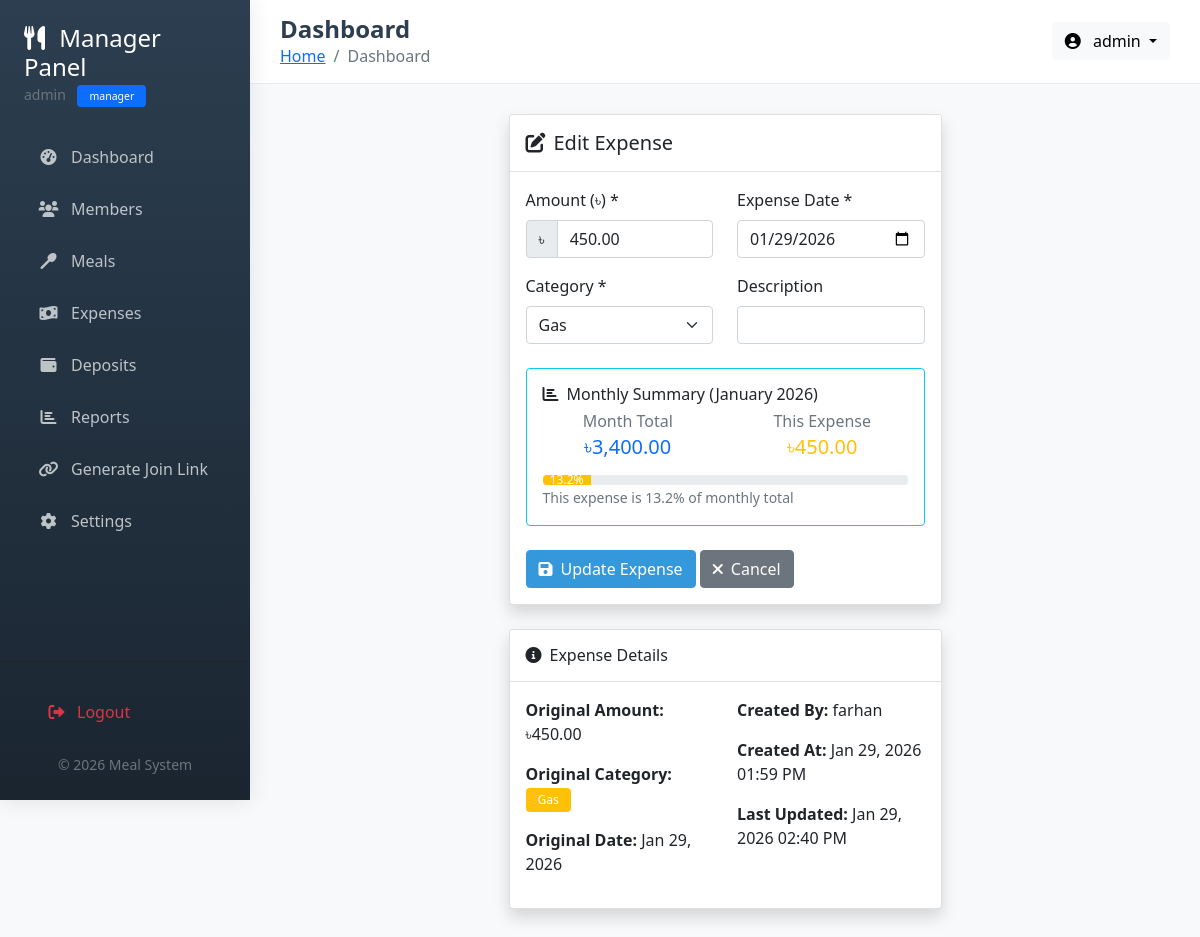
/manager/edit_expense.php?id=18 (signed in), run on the app's committed database.
### tables this page shows
CREATE TABLE `expenses` (
  `expense_id` int(11) NOT NULL,
  `amount` decimal(10,2) NOT NULL,
  `category` enum('Rice','Fish','Meat','Vegetables','Gas','Internet','Utility','Others') NOT NULL DEFAULT 'Others',
  `description` text DEFAULT NULL,
  `expense_date` date NOT NULL,
  `created_by` int(11) NOT NULL,
  `created_at` timestamp NOT NULL DEFAULT current_timestamp(),
  `updated_at` timestamp NOT NULL DEFAULT current_timestamp() ON UPDATE current_timestamp()
);

CREATE TABLE `users` (
  `user_id` int(11) NOT NULL,
  `username` varchar(50) NOT NULL,
  `email` varchar(100) NOT NULL,
  `password` varchar(255) NOT NULL,
  `role` enum('manager','member') NOT NULL DEFAULT 'member',
  `member_id` int(11) DEFAULT NULL,
  `last_login` datetime DEFAULT NULL,
  `created_at` timestamp NOT NULL DEFAULT current_timestamp(),
  `is_active` tinyint(1) DEFAULT 1
);

### config/database.php (called while the page is built, shortened)
<?php
function getConnection() {
    static $conn = null;
    if ($conn === null) {
        $conn = mysqli_connect(DB_HOST, DB_USER, DB_PASS);
        mysqli_set_charset($conn, "utf8mb4");
    }
    return $conn;
}
?>

### includes/functions.php (called while the page is built, shortened)
<?php
require_once __DIR__ . '/../config/database.php';
class Functions {
    public function formatCurrency($amount) {
        return '৳' . number_format($amount, 2);
    }
    public function formatDate($date_string) {
        return date('M d, Y', strtotime($date_string));
    }
}
?>

### manager/edit_expense.php (the view, shortened to what this page needs)
<?php
require_once '../includes/functions.php';
require_once '../includes/header.php';
$functions = new Functions();
$conn = getConnection();
$expense_id = intval($_GET['id']);
$sql = "SELECT e.*, u.username as created_by_name
        FROM expenses e
        LEFT JOIN users u ON e.created_by = u.user_id
        WHERE e.expense_id = ?";
$stmt = mysqli_prepare($conn, $sql);
mysqli_stmt_bind_param($stmt, "i", $expense_id);
mysqli_stmt_execute($stmt);
$result = mysqli_stmt_get_result($stmt);
$expense = mysqli_fetch_assoc($result);
$categories = ['Rice', 'Fish', 'Meat', 'Vegetables', 'Gas', 'Internet', 'Utility', 'Others'];
$month = date('m', strtotime($expense['expense_date']));
$year = date('Y', strtotime($expense['expense_date']));
$month_start = "$year-$month-01";
$month_end = date('Y-m-t', strtotime($month_start));
$month_sql = "SELECT SUM(amount) as month_total FROM expenses WHERE expense_date BETWEEN ? AND ?";
$month_stmt = mysqli_prepare($conn, $month_sql);
mysqli_stmt_bind_param($month_stmt, "ss", $month_start, $month_end);
mysqli_stmt_execute($month_stmt);
$month_result = mysqli_stmt_get_result($month_stmt);
$month_total = mysqli_fetch_assoc($month_result);
?>
<div class="row">
    <div class="col-lg-6 mx-auto">
        <div class="card shadow">
            <div class="card-header bg-white py-3">
                <h5 class="mb-0"><i class="fas fa-edit me-2"></i>Edit Expense</h5>
            </div>
            <div class="card-body">
                <form method="POST" action="">
                    <div class="row mb-3">
                        <div class="col-md-6">
                            <label for="amount" class="form-label">Amount (৳) *</label>
                            <div class="input-group">
                                <span class="input-group-text">৳</span>
                                <input type="number" class="form-control" id="amount" name="amount"
                                       step="0.01" min="0.01" value="<?php echo $expense['amount']; ?>" required>
                            </div>
                        </div>
                        <div class="col-md-6">
                            <label for="expense_date" class="form-label">Expense Date *</label>
                            <input type="date" class="form-control" id="expense_date" name="expense_date"
                                   value="<?php echo $expense['expense_date']; ?>" required>
                        </div>
                    </div>
                    <div class="row mb-4">
                        <div class="col-md-6">
                            <label for="category" class="form-label">Category *</label>
                            <select class="form-select" id="category" name="category" required>
                                <?php foreach ($categories as $cat): ?>
                                <option value="<?php echo $cat; ?>"
                                        <?php echo $expense['category'] == $cat ? 'selected' : ''; ?>>
                                    <?php echo $cat; ?>
                                </option>
                                <?php endforeach; ?>
                            </select>
                        </div>
                        <div class="col-md-6">
                            <label for="description" class="form-label">Description</label>
                            <input type="text" class="form-control" id="description" name="description"
                                   value="<?php echo htmlspecialchars($expense['description']); ?>">
                        </div>
                    </div>
                    <div class="card border-info mb-4">
                        <div class="card-body">
                            <h6><i class="fas fa-chart-bar me-2"></i>Monthly Summary (<?php echo date('F Y', strtotime($expense['expense_date'])); ?>)</h6>
                            <div class="row">
                                <div class="col-6">
                                    <div class="text-center">
                                        <h6 class="text-muted mb-1">Month Total</h6>
                                        <h5 class="text-primary"><?php echo $functions->formatCurrency($month_total['month_total'] ?: 0); ?></h5>
                                    </div>
                                </div>
                                <div class="col-6">
                                    <div class="text-center">
                                        <h6 class="text-muted mb-1">This Expense</h6>
                                        <h5 class="text-warning"><?php echo $functions->formatCurrency($expense['amount']); ?></h5>
                                    </div>
                                </div>
                            </div>
                            <?php if ($month_total['month_total'] > 0): ?>
                            <div class="mt-2">
                                <div class="progress" style="height: 10px;">
                                    <?php
                                    $percentage = ($expense['amount'] / $month_total['month_total']) * 100;
                                    ?>
                                    <div class="progress-bar bg-warning" role="progressbar"
                                         style="width: <?php echo $percentage; ?>%;"
                                         aria-valuenow="<?php echo $percentage; ?>"
                                         aria-valuemin="0" aria-valuemax="100">
                                        <?php echo number_format($percentage, 1); ?>%
                                    </div>
                                </div>
                                <small class="text-muted">This expense is <?php echo number_format($percentage, 1); ?>% of monthly total</small>
                            </div>
                            <?php endif; ?>
                        </div>
                    </div>
                    <div class="mt-4">
                        <button type="submit" class="btn btn-primary">
                            <i class="fas fa-save me-2"></i>Update Expense
                        </button>
                        <a href="expenses.php" class="btn btn-secondary">
                            <i class="fas fa-times me-2"></i>Cancel
                        </a>
                    </div>
                </form>
            </div>
        </div>
        <div class="card shadow mt-4">
            <div class="card-header bg-white py-3">
                <h6 class="mb-0"><i class="fas fa-info-circle me-2"></i>Expense Details</h6>
            </div>
            <div class="card-body">
                <div class="row">
                    <div class="col-md-6">
                        <p><strong>Original Amount:</strong> <?php echo $functions->formatCurrency($expense['amount']); ?></p>
                        <p><strong>Original Category:</strong>
                            <span class="badge bg-<?php echo getCategoryColor($expense['category']); ?>">
                                <?php echo $expense['category']; ?>
                            </span>
                        </p>
                        <p><strong>Original Date:</strong> <?php echo $functions->formatDate($expense['expense_date']); ?></p>
                    </div>
                    <div class="col-md-6">
                        <p><strong>Created By:</strong> <?php echo $expense['created_by_name'] ?: 'System'; ?></p>
                        <p><strong>Created At:</strong> <?php echo date('M d, Y h:i A', strtotime($expense['created_at'])); ?></p>
                        <?php if ($expense['created_at'] != $expense['updated_at']): ?>
                        <p><strong>Last Updated:</strong> <?php echo date('M d, Y h:i A', strtotime($expense['updated_at'])); ?></p>
                        <?php endif; ?>
                    </div>
                </div>
            </div>
        </div>
    </div>
</div>
<?php
function getCategoryColor($category) {
    $colors = [
        'Rice' => 'primary',
        'Fish' => 'info',
        'Meat' => 'danger',
        'Vegetables' => 'success',
        'Gas' => 'warning',
        'Internet' => 'secondary',
        'Utility' => 'dark',
        'Others' => 'light'
    ];
    return $colors[$category] ?? 'light';
}
?>
<?php
require_once '../includes/footer.php';
?>

### includes/header.php (style rules this page uses)
:root { --primary-color: #2c3e50; --secondary-color: #3498db; --success-color: #27ae60; --warning-color: #f39c12; --danger-color: #e74c3c; }
body { font-family: 'Segoe UI', Tahoma, Geneva, Verdana, sans-serif; background-color: #f8f9fa; min-height: 100vh; }
.btn-primary { background-color: var(--secondary-color); border-color: var(--secondary-color); }
.badge { padding: 6px 12px; font-weight: 500; }

### data on the page
expenses: amount "450.00", expense_date "01/29/2026", category "Gas", expense_date "January 2026", amount "৳450.00", expense_date "Jan 29, 2026", created_by.username "farhan", created_at "Jan 29, 2026 01:59 PM", updated_at "Jan 29, 2026 02:40 PM"

### other printed values
$_SESSION['username'] "admin"
$_SESSION['role'] "manager"
$page_title "Dashboard"
$functions->formatCurrency($month_total['month_total'] ?: 0) "৳3,400.00"
$percentage "13.2"
